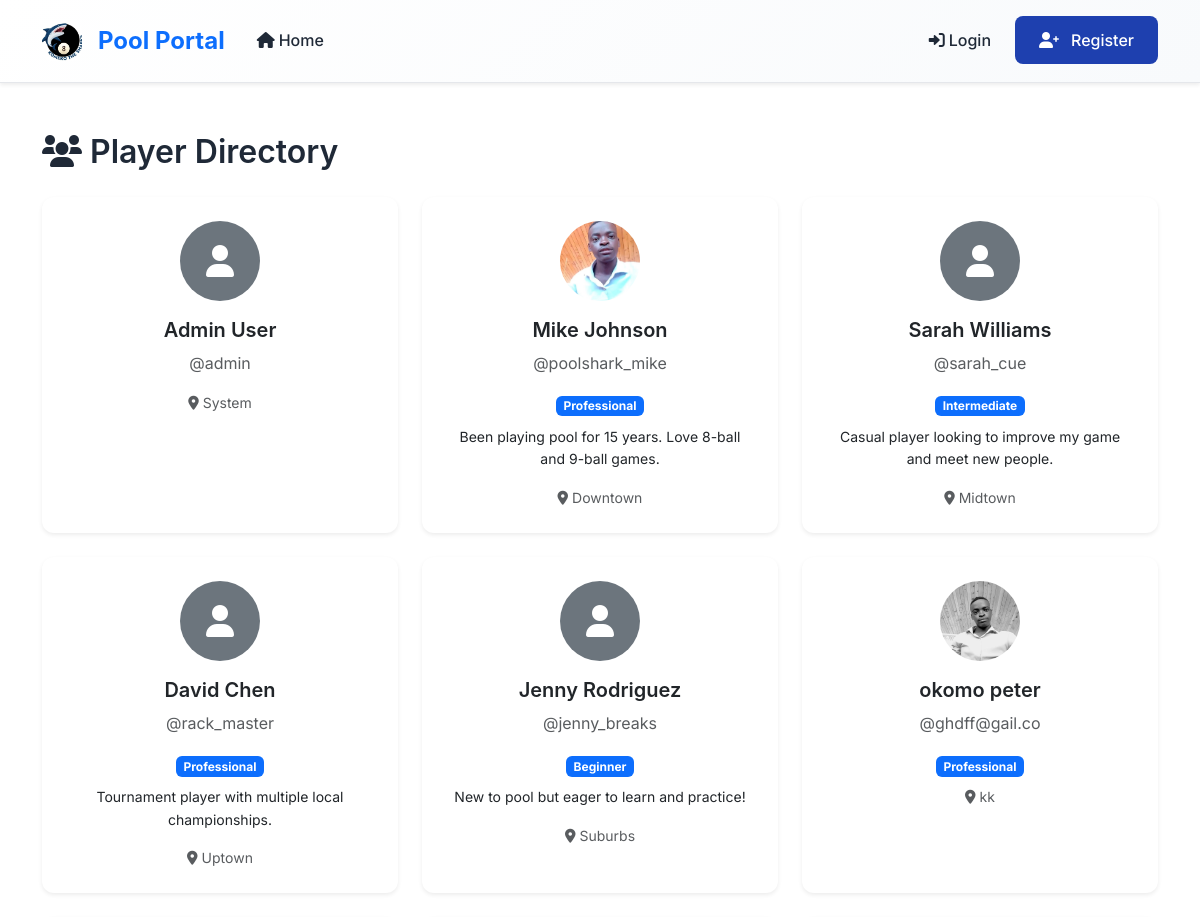
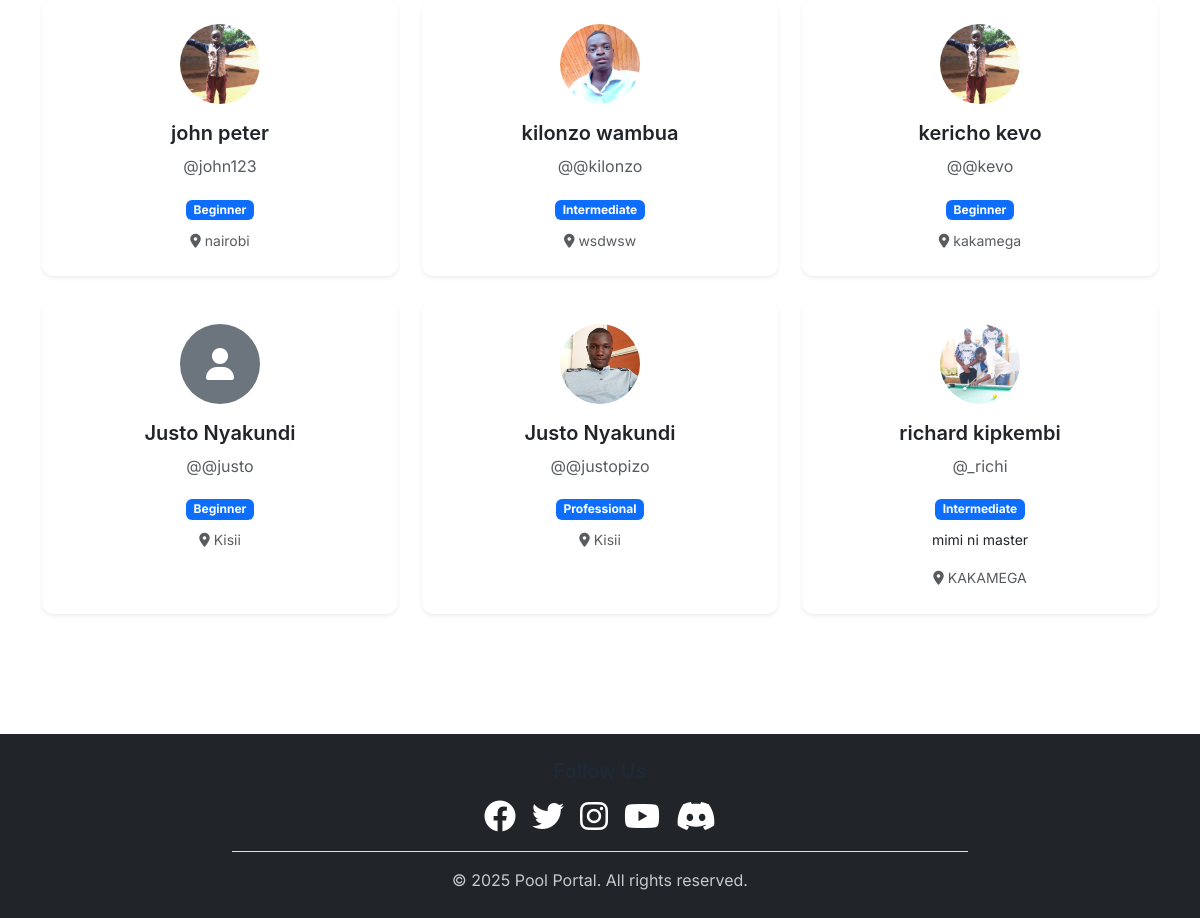
Screenshot of /accounts/players/ with the database file from the repository (2 pictures, top to bottom).
### accounts/models.py (models this page shows, shortened)
class User(AbstractUser):
    USER_TYPE_CHOICES = [
        ('player', 'Player'),
        ('referee', 'Referee'),
    ]
    user_type = models.CharField(max_length=10, choices=USER_TYPE_CHOICES)
    location = models.CharField(max_length=100, blank=True)
    phone_number = models.CharField(max_length=15, blank=True, help_text="Enter your phone number")
    profile_photo = models.ImageField(upload_to='profile_photos/', blank=True, null=True)

class PlayerProfile(models.Model):
    SKILL_LEVELS = [
        ('beginner', 'Beginner'),
        ('intermediate', 'Intermediate'),
        ('advanced', 'Advanced'),
        ('professional', 'Professional'),
    ]
    user = models.OneToOneField(User, on_delete=models.CASCADE, related_name='player_profile')
    bio = models.TextField(max_length=500, blank=True)
    skill_level = models.CharField(max_length=15, choices=SKILL_LEVELS, default='beginner')
    created_at = models.DateTimeField(auto_now_add=True)
    updated_at = models.DateTimeField(auto_now=True)

### accounts/views.py (the view)
# urls.py: path('players/', views.PlayerDirectoryView.as_view(), name='player_directory'),
class PlayerDirectoryView(ListView):
    model = User
    template_name = 'accounts/player_directory.html'
    context_object_name = 'players'
    paginate_by = 12
    def get_queryset(self):
        return User.objects.filter(user_type='player').select_related('player_profile')

### templates/accounts/player_directory.html (shortened to what this page needs)
{% extends 'base.html' %}
{% block content %}
<div class="container py-5">
    <div class="row">
        <div class="col-12">
            <h2 class="mb-4"><i class="fas fa-users me-2"></i>Player Directory</h2>
            {% if players %}
                <div class="row">
                    {% for player in players %}
                        <div class="col-lg-4 col-md-6 mb-4">
                            <div class="card player-card h-100 shadow-sm">
                                <div class="card-body text-center">
                                    {% if player.profile_photo %}
                                        <img src="{{ player.profile_photo.url }}" alt="{{ player.username }}"
                                             class="rounded-circle mb-3" width="80" height="80" style="object-fit: cover;">
                                    {% else %}
                                        <div class="bg-secondary rounded-circle mx-auto mb-3 d-flex align-items-center justify-content-center"
                                             style="width: 80px; height: 80px;">
                                            <i class="fas fa-user fa-2x text-white"></i>
                                        </div>
                                    {% endif %}
                                    <h5 class="card-title">{{ player.first_name }} {{ player.last_name }}</h5>
                                    <p class="text-muted">@{{ player.username }}</p>
                                    {% if player.player_profile %}
                                        <div class="mb-2">
                                            <span class="badge bg-primary">{{ player.player_profile.get_skill_level_display }}</span>
                                        </div>
                                        {% if player.player_profile.bio %}
                                            <p class="card-text small">{{ player.player_profile.bio|truncatewords:15 }}</p>
                                        {% endif %}
                                    {% endif %}
                                    <div class="text-muted small">
                                        <i class="fas fa-map-marker-alt me-1"></i>{{ player.location }}
                                    </div>
                                </div>
                            </div>
                        </div>
                    {% endfor %}
                </div>
            {% else %}
                <div class="text-center py-5">
                    <i class="fas fa-users fa-4x text-muted mb-3"></i>
                    <h4>No players found</h4>
                    <p class="text-muted">Be the first to register as a player!</p>
                </div>
            {% endif %}
        </div>
    </div>
</div>
{% endblock %}

### templates/base.html (style rules this page uses)
:root { --primary-color: #1e40af; --primary-dark: #1e3a8a; --primary-light: #3b82f6; --secondary-color: #059669; --secondary-dark: #047857; --secondary-light: #10b981; --accent-color: #f59e0b; --accent-dark: #d97706; --accent-light: #fbbf24; --success-color: #10b981; --warning-color: #f59e0b; --danger-color: #ef4444; --info-color: #3b82f6; --dark-color: #1f2937; --light-color: #f8fafc; --muted-color: #6b7280; --border-color: #e5e7eb; --font-primary: 'Inter', -apple-system, BlinkMacSystemFont, sans-serif; --font-heading: 'Poppins', -apple-system, BlinkMacSystemFont, sans-serif; --border-radius: 12px; --border-radius-sm: 8px; --border-radius-lg: 16px; --shadow-sm: 0 1px 2px 0 rgba(0, 0, 0, 0.05); --shadow: 0 4px 6px -1px rgba(0, 0, 0, 0.1), 0 2px 4px -1px rgba(0, 0, 0, 0.06); --shadow-lg: 0 10px 15px -3px rgba(0, 0, 0, 0.1), 0 4px 6px -2px rgba(0, 0, 0, 0.05); --shadow-xl: 0 20px 25px -5px rgba(0, 0, 0, 0.1), 0 10px 10px -5px rgba(0, 0, 0, 0.04); }
* { box-sizing: border-box; }
body { font-family: var(--font-primary); line-height: 1.6; color: var(--dark-color); background-color: #ffffff; }
h1, h2, h3, h4, h5, h6 { font-family: var(--font-heading); font-weight: 600; line-height: 1.3; color: var(--dark-color); }
.card { border: none; border-radius: var(--border-radius); box-shadow: var(--shadow); transition: transform 0.3s ease, box-shadow 0.3s ease; overflow: hidden; }
.card-body { padding: 1.5rem; }
.player-card { transition: all 0.3s ease; border-radius: var(--border-radius); overflow: hidden; }

### rows the page displays
User: first_name "Admin", last_name "User", username "admin", location "System"
User: profile_photo (picture), first_name "Mike", last_name "Johnson", username "poolshark_mike", player_profile.skill_level "Professional", player_profile.bio "Been playing pool for 15 years. Love 8-ball and 9-ball games.", location "Downtown"
User: first_name "Sarah", last_name "Williams", username "sarah_cue", player_profile.skill_level "Intermediate", player_profile.bio "Casual player looking to improve my game and meet new people.", location "Midtown"
User: first_name "David", last_name "Chen", username "rack_master", player_profile.skill_level "Professional", player_profile.bio "Tournament player with multiple local championships.", location "Uptown"
User: first_name "Jenny", last_name "Rodriguez", username "jenny_breaks", player_profile.skill_level "Beginner", player_profile.bio "New to pool but eager to learn and practice!", location "Suburbs"
User: profile_photo (picture), first_name "okomo", last_name "peter", username "ghdff@gail.co", player_profile.skill_level "Professional", location "kk"
User: profile_photo (picture), first_name "john", last_name "peter", username "john123", player_profile.skill_level "Beginner", location "nairobi"
User: profile_photo (placeholder picture), first_name "kilonzo", last_name "wambua", username "@kilonzo", player_profile.skill_level "Intermediate", location "wsdwsw"
User: profile_photo (picture), first_name "kericho", last_name "kevo", username "@kevo", player_profile.skill_level "Beginner", location "kakamega"
User: first_name "Justo", last_name "Nyakundi", username "@justo", player_profile.skill_level "Beginner", location "Kisii"
User: profile_photo (picture), first_name "Justo", last_name "Nyakundi", username "@justopizo", player_profile.skill_level "Professional", location "Kisii"
User: profile_photo (picture), first_name "richard", last_name "kipkembi", username "_richi", player_profile.skill_level "Intermediate", player_profile.bio "mimi ni master", location "KAKAMEGA"
